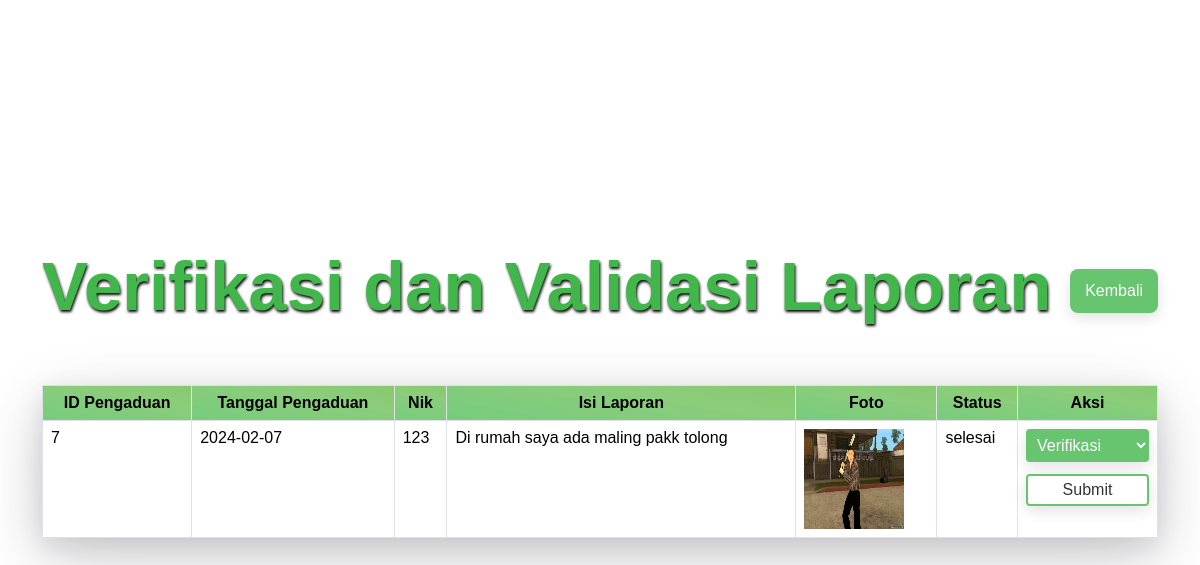
Screenshot of /verifikasi_validasi.php (signed in) with the database file from the repository.
### tables this page shows
CREATE TABLE `pengaduan` (
  `id_pengaduan` int(11) NOT NULL,
  `tgl_pengaduan` date DEFAULT NULL,
  `nik` char(16) DEFAULT NULL,
  `isi_laporan` text DEFAULT NULL,
  `foto` varchar(255) DEFAULT NULL,
  `status` enum('0','proses','selesai') DEFAULT NULL
);

### verifikasi_validasi.php (the view, shortened to what this page needs)
<?php
require_once "mysql.php";
$sql = "SELECT * FROM pengaduan";
$result = mysqli_query($conn, $sql);
if ($result && mysqli_num_rows($result) > 0) {
?>
    <!DOCTYPE html>
    <html lang="en">
    <head>
        <link rel="stylesheet" href="css/generate.css">
        <link href="https://cdn.jsdelivr.net/npm/bootstrap@5.3.2/dist/css/bootstrap.min.css" rel="stylesheet">
    </head>
    <body>
        <div class="container">
            <div class="head">
                <h2>Verifikasi dan Validasi Laporan</h2>
                <a href="index.php">Kembali</a>
            </div>
            <table class="table table-bordered table-hover">
                <tr>
                    <th>ID Pengaduan</th>
                    <th>Tanggal Pengaduan</th>
                    <th>Nik</th>
                    <th>Isi Laporan</th>
                    <th>Foto</th>
                    <th>Status</th>
                    <th>Aksi</th>
                </tr>
                <?php
                while ($row = mysqli_fetch_assoc($result)) {
                ?>
                    <tr>
                        <td><?php echo $row['id_pengaduan']; ?></td>
                        <td><?php echo $row['tgl_pengaduan']; ?></td>
                        <td><?php echo $row['nik']; ?></td>
                        <td><?php echo $row['isi_laporan']; ?></td>
                        <td><img src="uploads/<?php echo $row['foto']; ?>" width="100" height="100" alt="Foto"></td>
                        <td><?php echo $row['status']; ?></td>
                        <td>
                            <form action="" method="POST">
                                <select name="aksi">
                                    <option value="proses">Verifikasi</option>
                                </select>
                                <button style="border-radius:4px;" type="submit">Submit</button>
                            </form>
                        </td>
                    </tr>
                <?php
                }
                ?>
            </table>
        </div>
    </body>
    </html>
<?php
} else {
    echo "Tidak ada laporan yang tersedia.";
}
?>

### css/generate.css (style rules this page uses)
* { padding: 0; margin: 0; font-family: 'Poppins', sans-serif; box-sizing: border-box; list-style: none; text-decoration: none; scroll-behavior: smooth; scroll-padding-top: 3rem; color: var(--item-color); }
body { height: 100vh; display: flex; justify-content: center; align-items: center; }
.head { display: flex; flex-wrap: wrap; align-items: center; margin-bottom: 3rem; justify-content: space-between; }
th { background: linear-gradient(190deg, rgba(97, 183, 65, 0.7607449856733525) 0%, rgba(89, 183, 65, 0.6962750716332378) 35%, rgba(65, 183, 75, 0.7191977077363897) 100%); }
form { display: flex; justify-content: center; gap: 12px; flex-direction: column; }
select { border: none; background: var(--main-color); opacity: .8; padding: 7px 7px; border-radius: 4px; transition: all .4s ease; color: #fff; box-shadow: rgba(0, 0, 0, 0.15) 0px 5px 15px 0px; }
button { font-weight: 500; padding: 5px 7px; transition: all ease .3s; margin-top: 10px; color: #000; background: none; opacity: .8; border: 2px solid var(--main-color); transition: all .5s ; box-shadow: rgba(0, 0, 0, 0.15) 0px 5px 15px 0px; }

### rows the page displays
pengaduan: id_pengaduan "7", tgl_pengaduan "2024-02-07", nik "123", isi_laporan "Di rumah saya ada maling pakk tolong", foto (picture), status "selesai"
